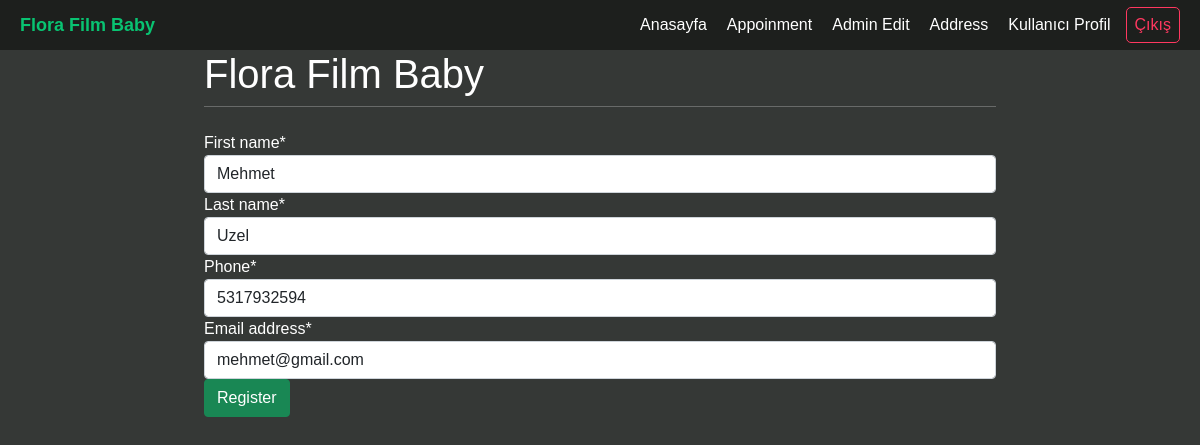
The app's page /userprofile/ (signed in) with its own data.
### user/models.py (models this page shows, shortened)
class User(AbstractBaseUser):
    email = models.EmailField(
        verbose_name='email address',
        max_length=255,
        unique=True,
    )
    first_name = models.CharField(max_length=50)
    last_name = models.CharField(max_length=50)
    is_active = models.BooleanField(default=True)
    is_admin = models.BooleanField(default=False)
    phone = models.CharField(max_length=20)
    created_at = models.DateTimeField(auto_now_add=True)
    objects = UserManager()
    USERNAME_FIELD = 'email'
    REQUIRED_FIELDS = []

### user/views.py (the view, shortened to what this page needs)
# urls.py: path("userprofile/", views.userprofile, name="userprofile"),
@login_required
def userprofile(request):
    current_user = request.user
    form = PartialUserProfileForm()
    item = User.objects.filter(id=current_user.id)
    if item.exists():
        form = PartialUserProfileForm(instance = item[0])
    return render(request, 'user/userinformation.html', {'form':form})

### user/forms.py
class PartialUserProfileForm(forms.ModelForm):
    class Meta:
        model = User
        fields = ["first_name","last_name","phone","email"]

### user/templates/user/userinformation.html (shortened to what this page needs)
{% extends 'homepage/base.html' %}
{% load crispy_forms_tags %}
{%block content%}
<form method="post" class="form-group">
    {{form|crispy}}
    <button type="submit" class="btn btn-success">Register</button>
</form>
{%endblock%}

### statics/css/calendar.css (style rules this page uses)
* { padding: 0; margin: 0; box-sizing: border-box; }
body { background-color: #353836; color: white; font-family: "Poppins", sans-serif; }

### records on screen
User: first_name "Mehmet", last_name "Uzel", phone "5317932594", email "mehmet@gmail.com"
